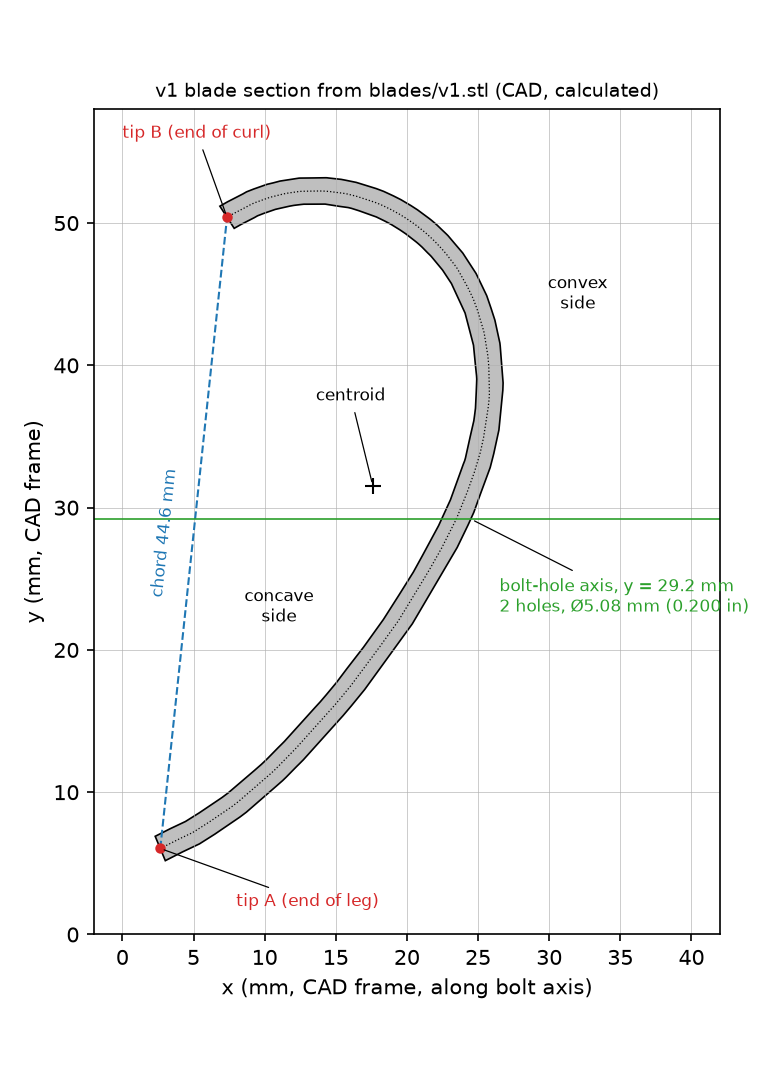

Generate this figure with Python:
"""
Blade-section facts from the CAD mesh, for cfd/MEASUREMENTS_NEEDED.md.

Reads blades/v1.stl (metres; same frame as ~/Downloads/turbine.STEP, which is in
inches) and writes, next to this file:
  blade_section_cad.json   every number the guide quotes
  blade_section_cad.png    the section with tip A, tip B, the bolt holes and the chord

Frame (the CAD's own): z along the span, x along the bolt-hole axis, y across.
Tip A = square edge at the end of the long, flatter leg; tip B = square edge at
the end of the tight curl.

Run:  python3 cfd/measurements/blade_section_cad.py
Needs numpy, scipy, matplotlib, trimesh (system python3 has them).
"""
import json
from pathlib import Path

import numpy as np
import trimesh
from scipy.optimize import least_squares

HERE = Path(__file__).resolve().parent
REPO = HERE.parents[1]
R_ATTACH_MM = 101.6          # data/tunnel.json turbine.radius_m, measured 25 Aug 2026


def section(m, z_mm):
    s = m.section(plane_origin=[0, 0, m.bounds[0, 2] + z_mm / 1000],
                  plane_normal=[0, 0, 1])
    return [d[:-1, :2] * 1000 for d in s.discrete] if s is not None else []


def densify(P, step=0.05):
    out = []
    for a, b in zip(P, np.roll(P, -1, 0)):
        k = max(1, int(np.linalg.norm(b - a) / step))
        out.append(a + np.outer(np.arange(k) / k, b - a))
    return np.vstack(out)


def resample(F, n=600):
    s = np.r_[0, np.cumsum(np.linalg.norm(np.diff(F, axis=0), axis=1))]
    t = np.linspace(0, s[-1], n)
    return np.c_[np.interp(t, s, F[:, 0]), np.interp(t, s, F[:, 1])]


def fit_circle(pts):
    c = pts.mean(0)
    r = least_squares(lambda p: np.hypot(pts[:, 0] - p[0], pts[:, 1] - p[1]) - p[2],
                      [c[0], c[1], 20.0])
    return r.x, float(np.sqrt(np.mean(r.fun ** 2)))


def main():
    m = trimesh.load(REPO / "blades" / "v1.stl")
    span = float(m.extents[2] * 1000)
    P = section(m, 50.0)[0]                       # away from the holes
    n = len(P)

    # the four square corners: turning angle near 90 deg
    v1, v2 = P - np.roll(P, 1, 0), np.roll(P, -1, 0) - P
    turn = np.degrees(np.arctan2(v1[:, 0] * v2[:, 1] - v1[:, 1] * v2[:, 0],
                                 (v1 * v2).sum(1)))
    c = sorted(np.argsort(-np.abs(turn))[:4])
    # pair corners that are adjacent around the polygon (each edge face is one segment)
    pairs, used = [], set()
    for i in c:
        if i in used:
            continue
        j = min((k for k in c if k != i and k not in used),
                key=lambda k: min(abs(k - i), n - abs(k - i)))
        pairs.append((i, j)); used |= {i, j}
    mids = [(P[i] + P[j]) / 2 for i, j in pairs]
    edge_faces = [float(np.linalg.norm(P[i] - P[j])) for i, j in pairs]
    tipA, tipB = sorted(mids, key=lambda p: p[1])  # A has the smaller y in this frame

    # two faces from tip A to tip B, midline by nearest-point pairing.
    # Each edge face runs forward from one corner to the other (one or more segments).
    def oriented(i, j):
        return (i, j) if (j - i) % n < n // 2 else (j, i)
    pa, pb = sorted(pairs, key=lambda p: P[p[0], 1])           # pa at tip A
    (a_start, a_end), (b_start, b_end) = oriented(*pa), oriented(*pb)
    walk = lambda i0, i1: P[[(i0 + t) % n for t in range((i1 - i0) % n + 1)]]
    f1 = walk(a_end, b_start)                                  # tip A -> tip B
    f2 = walk(b_end, a_start)[::-1]                            # reversed: tip A -> tip B
    A, B = resample(f1), resample(f2)
    # midline: both faces resampled by normalised arc length and averaged (thin wall)
    M = (A + B) / 2
    s = np.r_[0, np.cumsum(np.linalg.norm(np.diff(M, axis=0), axis=1))]
    len_faces = [float(np.sum(np.linalg.norm(np.diff(F, axis=0), axis=1))) for F in (f1, f2)]
    L_mid = sum(len_faces) / 2                     # exact for a constant-wall offset band
    # turning: the square edges are normal to the wall, so the wall direction at each
    # tip is the edge-face normal; measure the angle swept from tip A to tip B
    def wall_dir(pair, inward_to):
        e = P[pair[1]] - P[pair[0]]
        nvec = np.array([-e[1], e[0]]) / np.linalg.norm(e)
        mid = (P[pair[0]] + P[pair[1]]) / 2
        return nvec if (inward_to - mid) @ nvec > 0 else -nvec
    dA = wall_dir(pa, M[len(M) // 10])             # leaving tip A, into the blade
    dB = -wall_dir(pb, M[-len(M) // 10])           # arriving at tip B, out of the blade
    T = np.gradient(M, axis=0)
    th = np.unwrap(np.arctan2(T[:, 1], T[:, 0]))
    sense = np.sign(th[-1] - th[0])
    turn_deg = float(np.degrees(np.arctan2(dA[0] * dB[1] - dA[1] * dB[0], dA @ dB)))
    if np.sign(turn_deg) != sense:
        turn_deg += 360 * sense
    leg, _ = fit_circle(M[(s / s[-1] >= 0.05) & (s / s[-1] <= 0.40)])
    curl, _ = fit_circle(M[(s / s[-1] >= 0.60) & (s / s[-1] <= 0.95)])
    whole, whole_rms = fit_circle(M)

    chord_v = tipB - tipA
    chord = float(np.linalg.norm(chord_v)); u = chord_v / chord
    nrm = np.array([-u[1], u[0]])
    D = densify(P)
    dep = (D - tipA) @ nrm
    k = int(np.argmax(np.abs(dep)))
    x, y = P[:, 0], P[:, 1]
    cr = x * np.roll(y, -1) - np.roll(x, -1) * y
    area = cr.sum() / 2
    cen = np.array([((x + np.roll(x, -1)) * cr).sum(), ((y + np.roll(y, -1)) * cr).sum()]) / (6 * area)

    # bolt holes: z ranges where the slice splits into two loops
    zs = np.arange(0.5, span - 0.5, 0.05)
    split = np.array([len(section(m, z)) == 2 for z in zs])
    edges = np.flatnonzero(np.diff(split.astype(int)))
    holes = []
    for a, b in zip(edges[::2], edges[1::2]):
        z0, z1 = zs[a + 1], zs[b]
        zc = (z0 + z1) / 2
        loops = section(m, zc)
        # gap between the two loops, along y, on the bolt axis
        ys = sorted([lp[:, 1].max() if lp[:, 1].mean() < cen[1] else lp[:, 1].min()
                     for lp in loops])
        holes.append({"z_from_far_end_mm": round(zc, 2), "z_from_near_end_mm": round(span - zc, 2),
                      "diameter_mm": round(z1 - z0, 2), "y_axis_mm": round((ys[0] + ys[1]) / 2, 2)})
    y_h = float(np.mean([h["y_axis_mm"] for h in holes]))
    # where the bolt axis (line y = y_h, along x) crosses the two faces
    xs = []
    for i in range(n):
        p, q = P[i], P[(i + 1) % n]
        if (p[1] - y_h) * (q[1] - y_h) < 0:
            xs.append(p[0] + (y_h - p[1]) / (q[1] - p[1]) * (q[0] - p[0]))
    x_concave, x_convex = sorted(xs)[:2]

    def hypothesis(S):
        r = np.linalg.norm(D - S, axis=1)
        return {"shaft_axis_xy_mm": [round(float(S[0]), 1), round(float(S[1]), 1)],
                "r_tipA_mm": round(float(np.linalg.norm(tipA - S)), 1),
                "r_tipB_mm": round(float(np.linalg.norm(tipB - S)), 1),
                "r_min_mm": round(float(r.min()), 1), "r_max_mm": round(float(r.max()), 1),
                "r_centroid_mm": round(float(np.linalg.norm(cen - S)), 1),
                "tipA_to_adjacent_tipA_mm": round(float(np.sqrt(3) * np.linalg.norm(tipA - S)), 1)}

    out = {
        "_source": "blades/v1.stl, sliced; frame as in ~/Downloads/turbine.STEP (inches). Calculated, not measured.",
        "_frame": "z along span (z=0 is the end farther from the holes); x along the bolt-hole axis; y across.",
        "bbox_mm": [round(float(e * 1000), 2) for e in m.extents],
        "span_mm": round(span, 2),
        "wall_at_square_edges_mm": [round(e, 3) for e in edge_faces],
        "wall_area_over_midline_mm": round(float(abs(area) / L_mid), 3),
        "face_lengths_mm": [round(v, 2) for v in len_faces],
        "section_area_mm2": round(float(abs(area)), 1),
        "centroid_xy_mm": [round(float(v), 2) for v in cen],
        "tipA_xy_mm": [round(float(v), 2) for v in tipA],
        "tipB_xy_mm": [round(float(v), 2) for v in tipB],
        "chord_tip_to_tip_mm": round(chord, 2),
        "chord_angle_to_bolt_axis_deg": round(float(np.degrees(np.arctan2(u[1], u[0]))), 1),
        "depth_chord_to_outer_face_mm": round(float(abs(dep[k])), 2),
        "depth_position_fraction_of_chord_from_tipA": round(float(((D[k] - tipA) @ u) / chord), 2),
        "midline_length_mm": round(L_mid, 2),
        "turning_deg_from_edge_normals": round(abs(turn_deg), 1),
        "single_circle_fit": {"radius_mm": round(float(whole[2]), 2), "rms_mm": round(whole_rms, 2)},
        "leg_radius_mm_s0.05-0.40": round(float(leg[2]), 1),
        "curl_radius_mm_s0.60-0.95": round(float(curl[2]), 1),
        "holes": holes,
        "hole_axis": "parallel to CAD x (STEP: two CYLINDRICAL_SURFACE, r = 0.100 in, direction (1,0,0))",
        "bolt_axis_crosses_concave_face_x_mm": round(float(x_concave), 2),
        "bolt_axis_crosses_convex_face_x_mm": round(float(x_convex), 2),
        "if_bolts_radial_R_to_concave_face": hypothesis(np.array([x_concave - R_ATTACH_MM, y_h])),
        "if_bolts_radial_R_to_convex_face": hypothesis(np.array([x_convex + R_ATTACH_MM, y_h])),
    }
    (HERE / "blade_section_cad.json").write_text(json.dumps(out, indent=1) + "\n")

    import matplotlib
    matplotlib.use("Agg")
    import matplotlib.pyplot as plt
    fig, ax = plt.subplots(figsize=(5.2, 7.2))
    Pc = np.vstack([P, P[:1]])
    ax.fill(Pc[:, 0], Pc[:, 1], color="0.75", ec="k", lw=0.8)
    ax.plot(M[:, 0], M[:, 1], "k:", lw=0.6)
    ax.plot([tipA[0], tipB[0]], [tipA[1], tipB[1]], "C0--", lw=1)
    ax.text((tipA[0] + tipB[0]) / 2 - 1, (tipA[1] + tipB[1]) / 2, f"chord {chord:.1f} mm",
            color="C0", ha="right", rotation=84, va="center", fontsize=8)
    arrow = dict(arrowstyle="-", lw=0.6)
    ax.plot(*tipA, "C3o", ms=4)
    ax.annotate("tip A (end of leg)", tipA, (8, 2), fontsize=8, color="C3", arrowprops=arrow)
    ax.plot(*tipB, "C3o", ms=4)
    ax.annotate("tip B (end of curl)", tipB, (0, 56), fontsize=8, color="C3", arrowprops=arrow)
    ax.axhline(y_h, color="C2", lw=0.8)
    ax.annotate("bolt-hole axis, y = %.1f mm\n2 holes, \u00d85.08 mm (0.200 in)" % y_h,
                (x_convex, y_h), (26.5, y_h - 6.5), fontsize=8, color="C2", arrowprops=arrow)
    ax.text(11, 22, "concave\nside", ha="center", fontsize=8)
    ax.text(32, 44, "convex\nside", ha="center", fontsize=8)
    ax.plot(*cen, "k+", ms=8)
    ax.annotate("centroid", cen, (cen[0] - 4, cen[1] + 6), fontsize=8, arrowprops=arrow)
    ax.set_xlim(-2, 42); ax.set_ylim(0, 58)
    ax.set_aspect("equal"); ax.grid(True, lw=0.3)
    ax.set_xlabel("x (mm, CAD frame, along bolt axis)"); ax.set_ylabel("y (mm, CAD frame)")
    ax.set_title("v1 blade section from blades/v1.stl (CAD, calculated)", fontsize=9)
    fig.tight_layout()
    fig.savefig(HERE / "blade_section_cad.png", dpi=150)
    print(json.dumps(out, indent=1))


if __name__ == "__main__":
    main()
